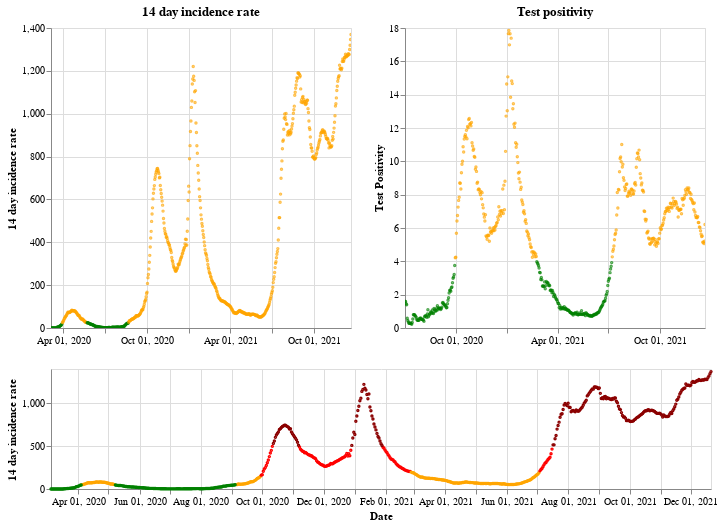

The notebook cell this image was saved under:
### Markdown cell above
## Northern Ireland

### Code cell
plot_traffic_light('Northern Ireland')

### Figure 1 — Vega-Lite specification as saved in the notebook (floating-point values rounded to 4 significant figures; data arrays with more than 128 entries replaced by an {"elided": "..."} marker saying what was removed)
{"config": {"view": {"continuousWidth": 400, "continuousHeight": 300}}, "vconcat": [{"hconcat": [{"mark": {"type": "point", "size": 2}, "encoding": {"color": {"condition": {"value": "green", "test": "(datum.twoWeeklyCasesRate <= 25)"}, "value": "orange"}, "tooltip": [{"type": "nominal", "field": "areaName"}, {"type": "temporal", "field": "date"}, {"type": "quantitative", "field": "twoWeeklyCasesRate"}, {"type": "quantitative", "field": "testPositivity"}], "x": {"type": "temporal", "axis": {"title": ""}, "field": "date", "scale": {"domain": {"selection": "DateBrush"}}, "timeUnit": "yearmonthdate"}, "y": {"type": "quantitative", "axis": {"title": "14 day incidence rate"}, "field": "twoWeeklyCasesRate"}}, "title": "14 day incidence rate", "width": 300}, {"mark": {"type": "point", "size": 2}, "encoding": {"color": {"condition": {"value": "green", "test": "(datum.testPositivity <= 4)"}, "value": "orange"}, "tooltip": [{"type": "nominal", "field": "areaName"}, {"type": "temporal", "field": "date"}, {"type": "quantitative", "field": "twoWeeklyCasesRate"}, {"type": "quantitative", "field": "testPositivity"}], "x": {"type": "temporal", "axis": {"title": ""}, "field": "date", "scale": {"domain": {"selection": "DateBrush"}}, "timeUnit": "yearmonthdate"}, "y": {"type": "quantitative", "axis": {"title": "Test Positivity"}, "field": "testPositivity"}}, "title": "Test positivity", "width": 300}]}, {"layer": [{"mark": {"type": "point", "size": 2}, "encoding": {"color": {"condition": {"value": "orange", "test": "(((datum.testPositivity < 4) && (datum.twoWeeklyCasesRate >= 50)) && (datum.twoWeeklyCasesRate < 200))"}, "value": "red"}, "opacity": {"condition": {"value": 1, "test": "((datum.twoWeeklyCasesRate >= 50) && (datum.twoWeeklyCasesRate < 500))"}, "value": 0}, "tooltip": [{"type": "nominal", "field": "areaName"}, {"type": "temporal", "field": "date"}, {"type": "quantitative", "field": "twoWeeklyCasesRate"}, {"type": "quantitative", "field": "testPositivity"}], "x": {"type": "temporal", "axis": {"title": "Date"}, "field": "date", "timeUnit": "yearmonthdate"}, "y": {"type": "quantitative", "axis": {"title": "14 day incidence rate"}, "field": "twoWeeklyCasesRate"}}, "selection": {"DateBrush": {"type": "interval", "encodings": ["x"], "fields": ["Time"]}}}, {"mark": {"type": "point", "size": 2}, "encoding": {"color": {"value": "darkred"}, "opacity": {"condition": {"value": 1, "test": "(datum.twoWeeklyCasesRate >= 500)"}, "value": 0}, "tooltip": [{"type": "nominal", "field": "areaName"}, {"type": "temporal", "field": "date"}, {"type": "quantitative", "field": "twoWeeklyCasesRate"}, {"type": "quantitative", "field": "testPositivity"}], "x": {"type": "temporal", "axis": {"title": "Date"}, "field": "date", "timeUnit": "yearmonthdate"}, "y": {"type": "quantitative", "axis": {"title": "14 day incidence rate"}, "field": "twoWeeklyCasesRate"}}}, {"mark": {"type": "point", "size": 2}, "encoding": {"color": {"condition": {"value": "green", "test": "((datum.testPositivity < 4) && (datum.twoWeeklyCasesRate < 50))"}, "value": "orange"}, "opacity": {"condition": {"value": 1, "test": "(datum.twoWeeklyCasesRate < 50)"}, "value": 0}, "tooltip": [{"type": "nominal", "field": "areaName"}, {"type": "temporal", "field": "date"}, {"type": "quantitative", "field": "twoWeeklyCasesRate"}, {"type": "quantitative", "field": "testPositivity"}], "x": {"type": "temporal", "axis": {"title": "Date"}, "field": "date", "timeUnit": "yearmonthdate"}, "y": {"type": "quantitative", "axis": {"title": "14 day incidence rate"}, "field": "twoWeeklyCasesRate"}}}], "height": 120, "width": 660}], "data": {"name": "data-05d47b18edd2eae2d2cf9a7f20b23fb1"}, "$schema": "https://vega.github.io/schema/vega-lite/v4.8.1.json", "datasets": {"data-05d47b18edd2eae2d2cf9a7f20b23fb1": {"elided": "657 records"}}}
